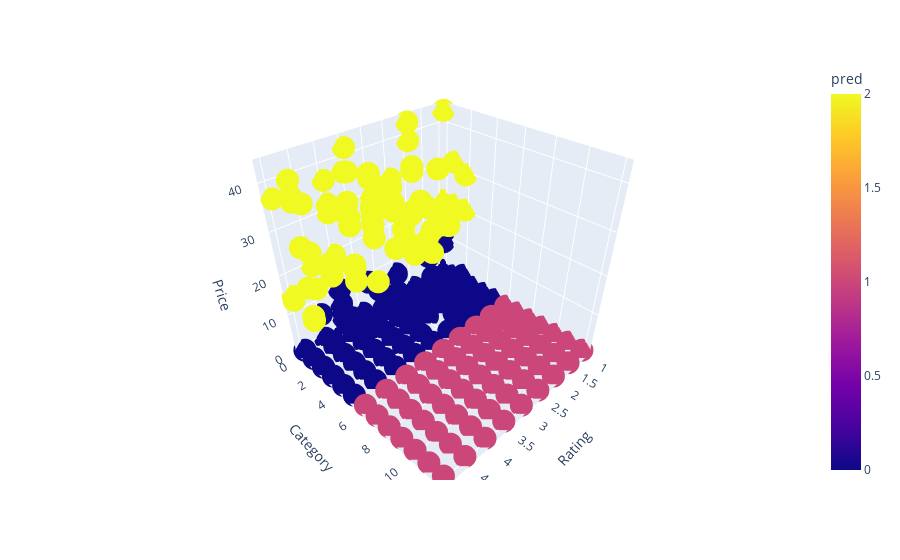

The notebook cell this image was saved under:
### Code cell
fig = px.scatter_3d(df,x='Rating',y='Category',z='Price',color='pred')
fig.show()

### Figure 1 — Plotly figure (JSON) as saved in the notebook; plotly's stock layout.template omitted (floating-point values rounded to 4 significant figures; data arrays with more than 128 entries replaced by an {"elided": "..."} marker saying what was removed)
{"data": [{"hoverlabel": {"namelength": 0}, "hovertemplate": "Rating=%{x}<br>Category=%{y}<br>Price=%{z}<br>pred=%{marker.color}", "legendgroup": "", "marker": {"color": {"elided": "5321 int values"}, "coloraxis": "coloraxis", "symbol": "circle"}, "mode": "markers", "name": "", "scene": "scene", "showlegend": false, "type": "scatter3d", "x": {"elided": "5321 float values"}, "y": {"elided": "5321 int values"}, "z": {"elided": "5321 int values"}}], "layout": {"coloraxis": {"colorbar": {"title": {"text": "pred"}}, "colorscale": [[0, "#0d0887"], [0.1111, "#46039f"], [0.2222, "#7201a8"], [0.3333, "#9c179e"], [0.4444, "#bd3786"], [0.5556, "#d8576b"], [0.6667, "#ed7953"], [0.7778, "#fb9f3a"], [0.8889, "#fdca26"], [1, "#f0f921"]]}, "legend": {"tracegroupgap": 0}, "margin": {"t": 60}, "scene": {"domain": {"x": [0, 1], "y": [0, 1]}, "xaxis": {"title": {"text": "Rating"}}, "yaxis": {"title": {"text": "Category"}}, "zaxis": {"title": {"text": "Price"}}}}}
